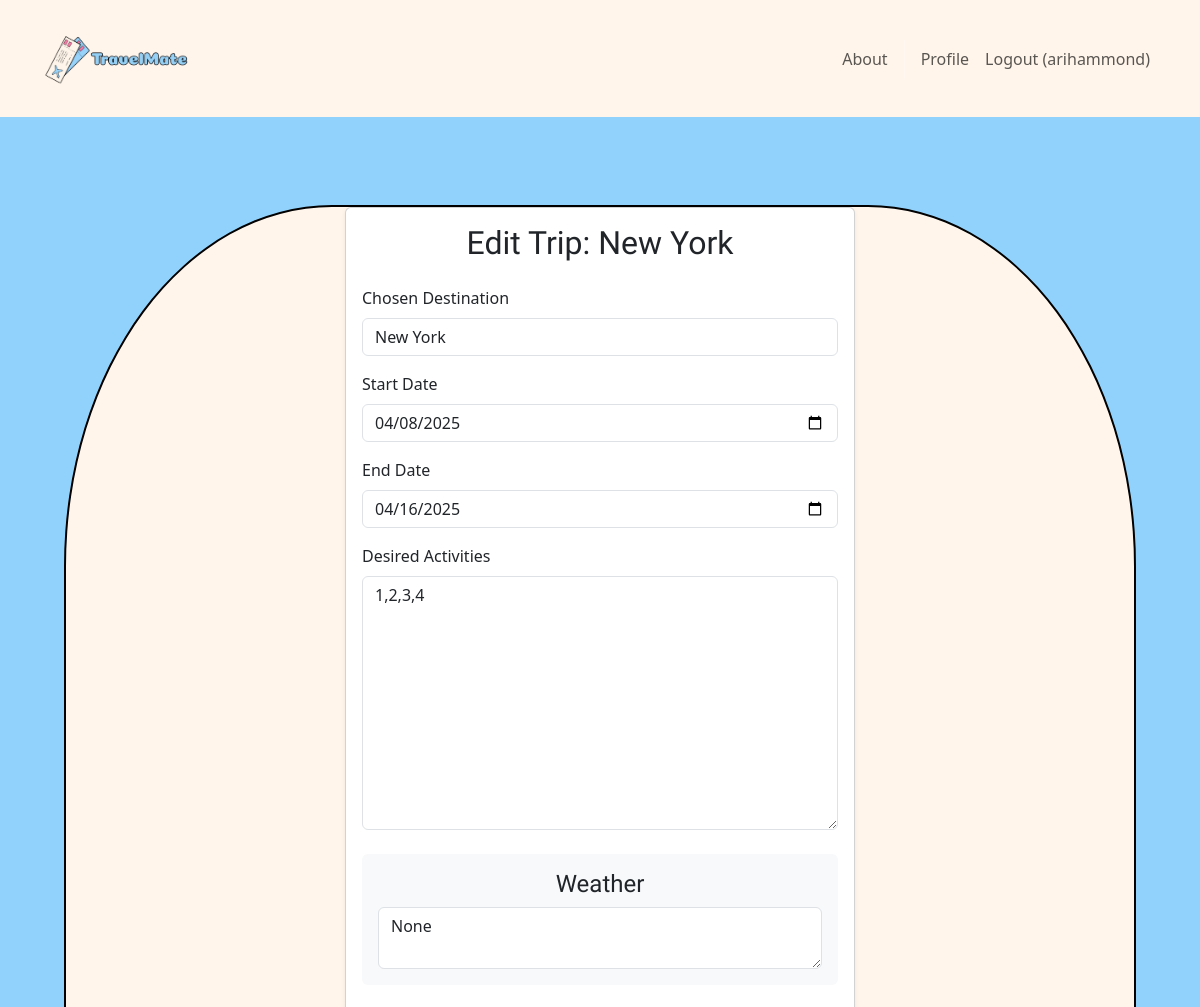
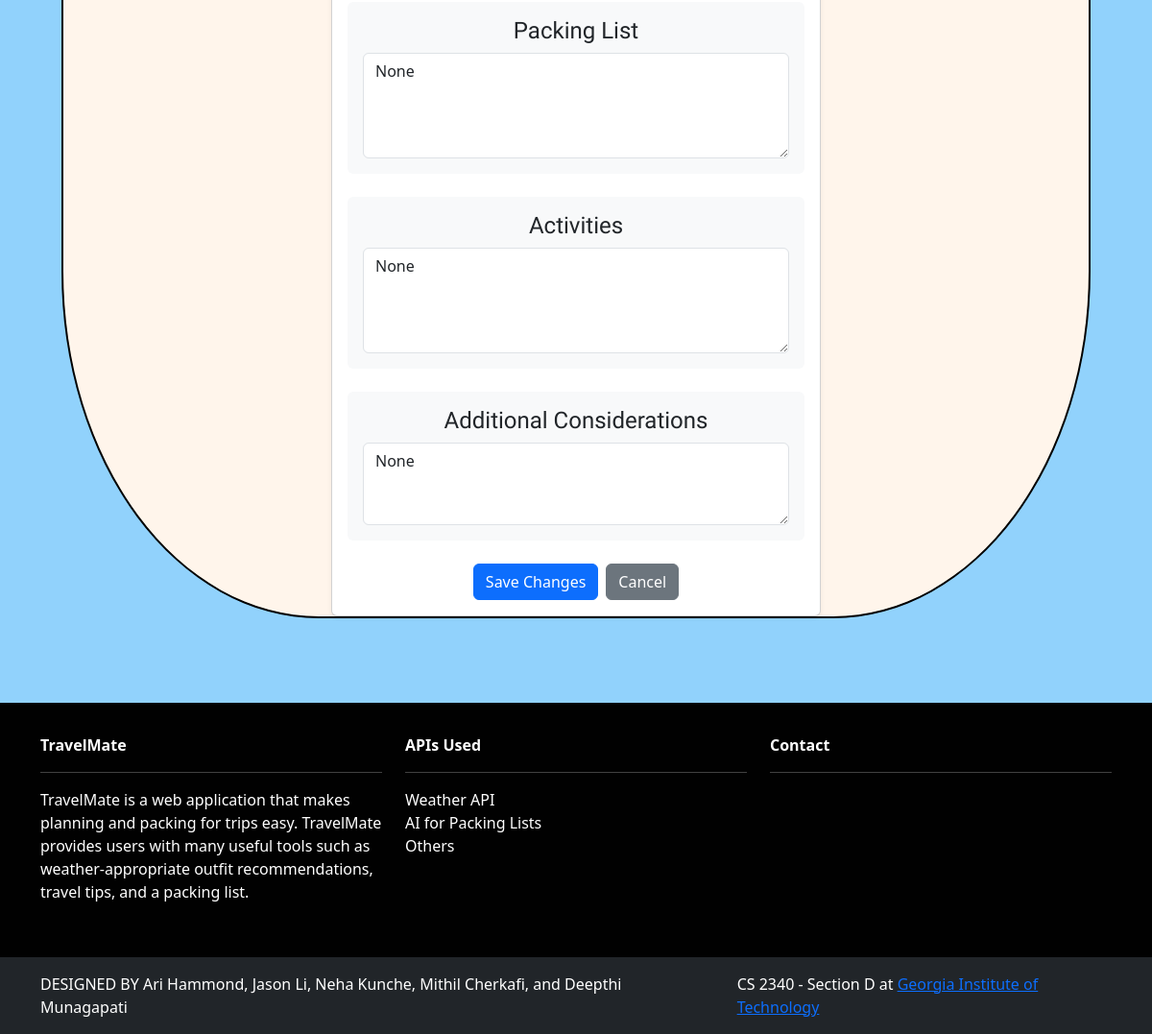
Page /trips/1/edit/ (signed in) on the committed database (2 pictures, top to bottom).
### trips/models.py (models this page shows, shortened)
class inputTrip(models.Model):
    created_at = models.DateTimeField(default=timezone.now)
    user = models.ForeignKey(User, null=True, on_delete=models.CASCADE)
    destination = models.CharField("Chosen Destination", max_length=200)
    start_date = models.DateField("Start Date")
    end_date = models.DateField("End Date")
    activities = models.TextField("Desired Activities", max_length=500)
    weather = models.TextField("Weather Info", blank=True, null=True)
    packing_list = models.TextField("Packing List", blank=True, null=True)
    activities_list = models.TextField("Activities List", blank=True, null=True)
    considerations = models.TextField("Additional Considerations", blank=True, null=True)
    class Meta:
        ordering = ['created_at']
        verbose_name = "Trip"
        verbose_name_plural = "Trips"

### trips/views.py (the view)
# urls.py: path('<int:trip_id>/edit/', views.edit_trip, name='edit_trip'),
@login_required
def edit_trip(request, trip_id):
    trip = get_object_or_404(inputTrip, id=trip_id, user=request.user)
    if request.method == 'POST':
        form = TripForm(request.POST, instance=trip)
        if form.is_valid():
            form.save()
            messages.success(request, 'Trip updated successfully!')
            return redirect('trips')  # adjust this to match your trip list url name
    else:
        form = TripForm(instance=trip)
    return render(request, 'trips/edit_trip.html', {'form': form, 'trip': trip})

### trips/forms.py
class TripForm(forms.ModelForm):
    class Meta:
        model = inputTrip
        fields = ['destination', 'start_date', 'end_date', 'activities',
                  'weather', 'packing_list', 'activities_list', 'considerations']
        widgets = {
            'start_date': forms.DateInput(attrs={'type': 'date'}),
            'end_date': forms.DateInput(attrs={'type': 'date'}),
        }

### trips/templatetags/form_tags.py (called while the page is built)
@register.filter(name='add_class')
def add_class(value, css_class):
    return value.as_widget(attrs={'class': css_class})

### trips/templates/trips/edit_trip.html (shortened to what this page needs)
{% extends 'base.html' %}
{% load static %}
{% load form_tags %}
{% block content %}
<div class="p-5 m-3">
    <div class="container">
        <div class="row justify-content-center my-4" id="edit-trip">
            <div class="col-md-6">
                <div class="card shadow-sm">
                    <div class="card-body">
                        <h2 class="card-title text-center coiny-regular mb-4">Edit Trip: {{ trip.destination }}</h2>
                        <form method="post">
                            <div class="mb-3">
                                <label for="id_destination" class="form-label">Chosen Destination</label>
                                {{ form.destination|add_class:"form-control" }}
                            </div>
                            <div class="mb-3">
                                <label for="id_start_date" class="form-label">Start Date</label>
                                {{ form.start_date|add_class:"form-control" }}
                            </div>
                            <div class="mb-3">
                                <label for="id_end_date" class="form-label">End Date</label>
                                {{ form.end_date|add_class:"form-control" }}
                            </div>
                            <div class="mb-3">
                                <label for="id_activities" class="form-label">Desired Activities</label>
                                {{ form.activities|add_class:"form-control" }}
                            </div>
                            <div class="my-4 p-3 bg-light rounded text-center">
                                <h4 class="coiny-regular">Weather</h4>
                                <textarea name="weather" class="form-control mt-2">{{ trip.weather }}</textarea>
                            </div>
                            <div class="my-4 p-3 bg-light rounded text-center">
                                <h4 class="coiny-regular">Packing List</h4>
                                <textarea name="packing_list" class="form-control mt-2" rows="4">{{ trip.packing_list }}</textarea>
                            </div>
                            <div class="my-4 p-3 bg-light rounded text-center">
                                <h4 class="coiny-regular">Activities</h4>
                                <textarea name="activities_list" class="form-control mt-2" rows="4">{{ trip.activities_list }}</textarea>
                            </div>
                            <div class="my-4 p-3 bg-light rounded text-center">
                                <h4 class="coiny-regular">Additional Considerations</h4>
                                <textarea name="considerations" class="form-control mt-2" rows="3">{{ trip.considerations }}</textarea>
                            </div>
                            <div class="d-flex justify-content-center gap-2">
                                <button type="submit" class="btn btn-primary">Save Changes</button>
                                <a href="{% url 'trips' %}" class="btn btn-secondary">Cancel</a>
                            </div>
                        </form>
                    </div>
                </div>
            </div>
        </div>
    </div>
</div>
{% endblock content %}

### travelmate/templates/base.html (shortened to what this page needs)
<!DOCTYPE html>
<html lang="en">
{% load static %}
<head>
    <link href="https://cdn.jsdelivr.net/npm/bootstrap@5.3.3/dist/css/bootstrap.min.css" rel="stylesheet">
    <link rel="stylesheet" type="text/css" href="{% static 'css/style.css' %}" />
</head>
<body class="d-flex flex-column min-vh-100" style="background-color: #91D2FC;">
    <nav class="p-3 navbar navbar-expand-lg">
        <div class="container">
            <a class="navbar-brand mx-0" href="{% url 'home.index' %}">
                <img src="{% static 'img/logo3.png' %}" alt="logo" height="75px" style="object-fit:fill;" />
            </a>
            <div class="collapse navbar-collapse" id="navbarNavAltMarkup">
                <div class="navbar-nav ms-auto navbar-ml">
                    <a class="nav-link" href="{% url 'home.about' %}">About</a>
                    {% if user.is_authenticated %}
                        <a class="nav-link" href="{% url 'accounts.profile' %}">Profile</a>
                        <a class="nav-link" href="{% url 'accounts.logout' %}">Logout ({{ user.username }})</a>
                    {% else %}
                        <a class="nav-link" href="{% url 'accounts.login' %}">Login</a>
                        <a class="nav-link" href="{% url 'accounts.signup' %}">Sign Up</a>
                    {% endif %}
                </div>
            </div>
        </div>
    </nav>
    <main class="flex-fill">
        {% block content %}
        {% endblock content %}
    </main>
    <section class="p-3 ms-footer d-none d-md-block">
        <div class="container">
            <div class="row mt-3 text-white">
                <div class="col-4 mx-auto mb-4">
                    <b>TravelMate</b>
                    <hr />
                    <p>TravelMate is a web application that makes planning and packing for trips easy. TravelMate provides users with many useful tools such as weather-appropriate outfit recommendations, travel tips, and a packing list.</p>
                </div>
                <div class="col-4 mx-auto mb-4">
                    <b>APIs Used</b>
                    <hr />
                    <a class="nav-link" href="#">Weather API</a>
                    <a class="nav-link" href="#">AI for Packing Lists</a>
                    <a class="nav-link" href="#">Others</a>
                </div>
                <div class="col-4 mx-auto mb-4">
                    <b>Contact</b>
                    <hr />
                </div>
            </div>
        </div>
    </section>
    <section class="p-3 ms-footer-bottom bg-dark mt-auto">
        <div class="container d-flex flex-column flex-md-row justify-content-between">
            <div class="me-5 text-white mb-2 mb-md-0">
                <span>DESIGNED BY Ari Hammond, Jason Li, Neha Kunche, Mithil Cherkafi, and Deepthi Munagapati</span>
            </div>
            <div class="text-white">
                <span>CS 2340 - Section D at <a href="https://www.gatech.edu" target="_blank">Georgia Institute of Technology</a></span>
            </div>
        </div>
    </section>
</body>
</html>

### travelmate/static/css/style.css (style rules this page uses)
* { --bckgrnd: #fff5eb; --main-color: #95d0f7; --dark: #010101; --accent: #fc79a8; }
.coiny-regular { font-family: "Coiny", sans-serif; font-weight: 400; font-style: normal; }
.navbar { background-color: var(--bckgrnd); }
body { background-color: var(--main-color); }
.ms-footer { background-color: var(--dark); }
#edit-trip { border: 2px solid var(--dark); border-radius: 25%; background-color: var(--bckgrnd); background-blend-mode: soft-light; }

### rows in the picture
inputTrip: destination "New York", start_date "04/08/2025", end_date "04/16/2025", activities "1,2,3,4", weather "None", packing_list "None", activities_list "None", considerations "None"

### other values in the picture
{{ user.username }} "arihammond"
